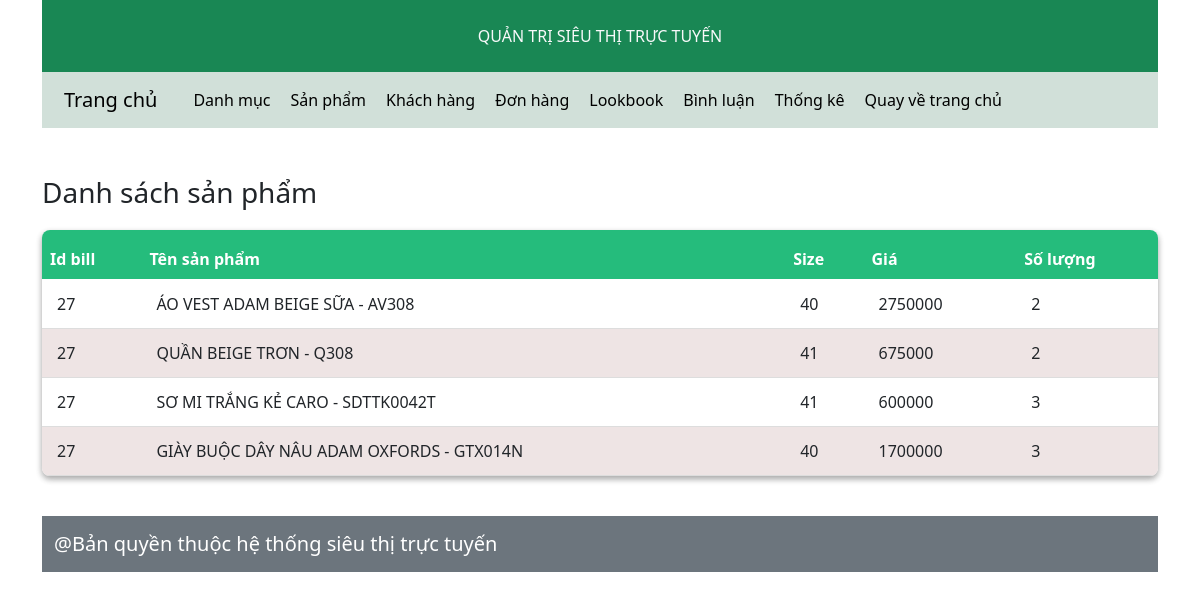
The page /admin/index.php?act=billdetail&id=27 on the database its author committed.
### tables this page shows
CREATE TABLE `bill_detail` (
  `id` int(11) NOT NULL,
  `id_bill` int(11) NOT NULL,
  `name` varchar(255) NOT NULL,
  `size` int(11) NOT NULL,
  `price` int(11) NOT NULL,
  `quantity` int(11) NOT NULL
);

### model/pdo.php (called while the page is built, shortened)
<?php
function pdo_get_connection()
{
    $servername = "localhost";
    $username = "root";
    $password = "";
    try {
        $conn = new PDO("mysql:host=$servername;dbname=duan1", $username, $password);
        $conn->setAttribute(PDO::ATTR_ERRMODE, PDO::ERRMODE_EXCEPTION);
        return $conn;
    } catch (PDOException $e) {
        echo "Connection failed: " . $e->getMessage();
    }
}
function pdo_query($sql)
{
    $sql_args = array_slice(func_get_args(), 1);
    try {
        $conn = pdo_get_connection();
        $stmt = $conn->prepare($sql);
        $stmt->execute($sql_args);
        $rows = $stmt->fetchAll();
        return $rows;
    } catch (PDOException $e) {
        throw $e;
    } finally {
        unset($conn);
    }
}

### model/cart.php (called while the page is built, shortened)
<?php
function list_attribute_bill($idbill)
{
    $sql = "
    SELECT *
    from `bill_detail`
    where id_bill = $idbill;
     ";
    $result = pdo_query($sql);
    return $result;
}
?>

### admin/bills/detail-bill.php (the view)
<div class="col-md-12">
    <h3>Danh sách sản phẩm</h3>
    <table class="table" id="table_sta" style="border: 1px black;">
        <thead style="border: 1px;">
            <tr>
                <th scope="col">Id bill</th>
                <th scope="col">Tên sản phẩm</th>
                <th scope="col">Size</th>
                <th scope="col">Giá</th>
                <th scope="col">Số lượng</th>
            </tr>
        </thead>
        <tbody >
            <?php foreach($list_detail as $key => $value): ?>
            <tr >
                <td >
                    <?php echo $value['id_bill']; ?>
                </td>
                <td >
                    <?php echo $value['name'] ; ?>
                </td>
                <td >
                    <?php echo $value['size']; ?>
                </td>
                <td >
                    <?php echo $value['price']; ?>
                </td>
                <td >
                    <?php echo $value['quantity']; ?>
                </td>
            </tr>
            <?php endforeach; ?>
        </tbody>
    </table>
</div>

### css/admin.css (style rules this page uses)
#table_sta { width: 100%; border-collapse: collapse; margin: 20px 0; box-shadow: rgba(0, 0, 0, 0.16) 0px 3px 6px, rgba(0, 0, 0, 0.23) 0px 3px 6px; border-radius: 8px; overflow: hidden; }
#table_sta thead tr { background-color: #25bc7c; height: 50px; color: #ffffff; }
#table_sta td { padding: 12px 15px; }
#table_sta tr { border-bottom: 1px solid #dddddd; }
#table_sta tr:nth-of-type(even) { background-color: #eee4e4; }

### rows shown on the page
bill_detail: id_bill "27", name "ÁO VEST ADAM BEIGE SỮA - AV308", size "40", price "2750000", quantity "2"
bill_detail: id_bill "27", name "QUẦN BEIGE TRƠN - Q308", size "41", price "675000", quantity "2"
bill_detail: id_bill "27", name "SƠ MI TRẮNG KẺ CARO - SDTTK0042T", size "41", price "600000", quantity "3"
bill_detail: id_bill "27", name "GIÀY BUỘC DÂY NÂU ADAM OXFORDS - GTX014N", size "40", price "1700000", quantity "3"
